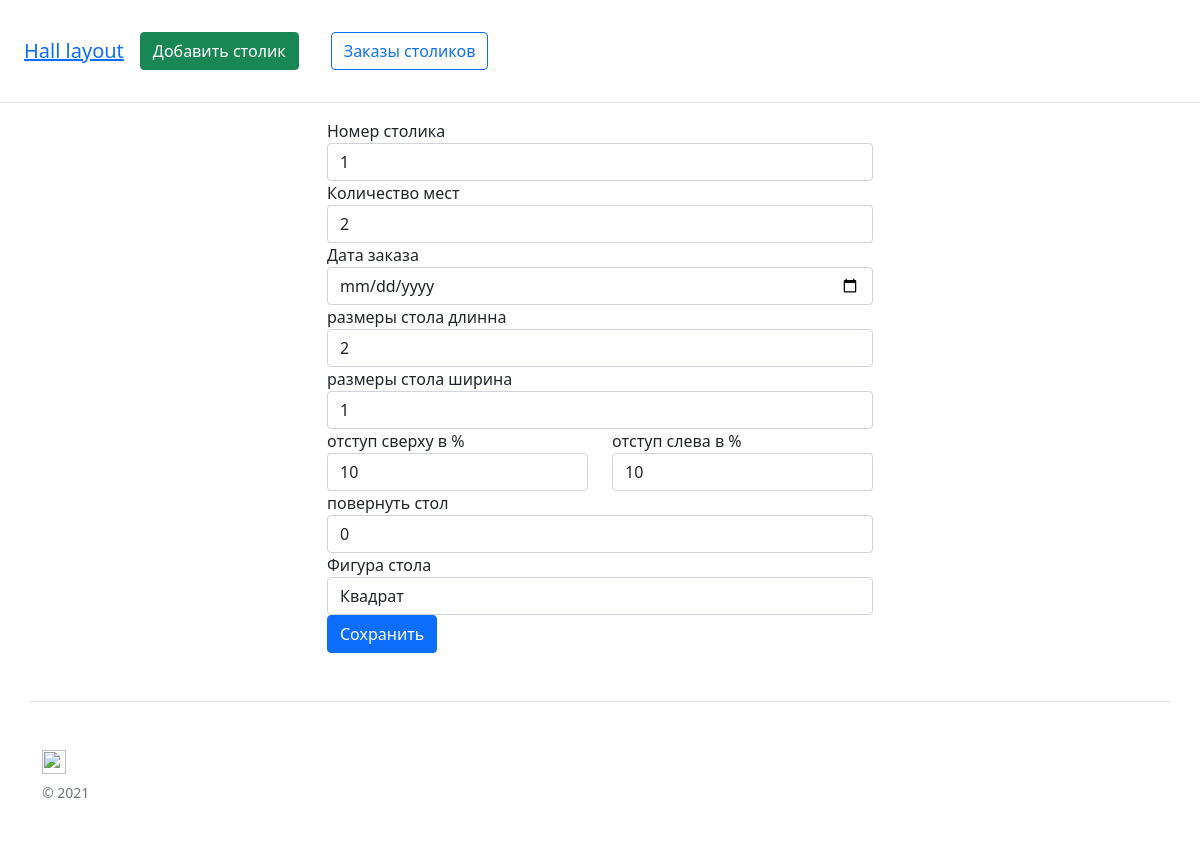
The page /edit_table/1 on the database as committed earlier.
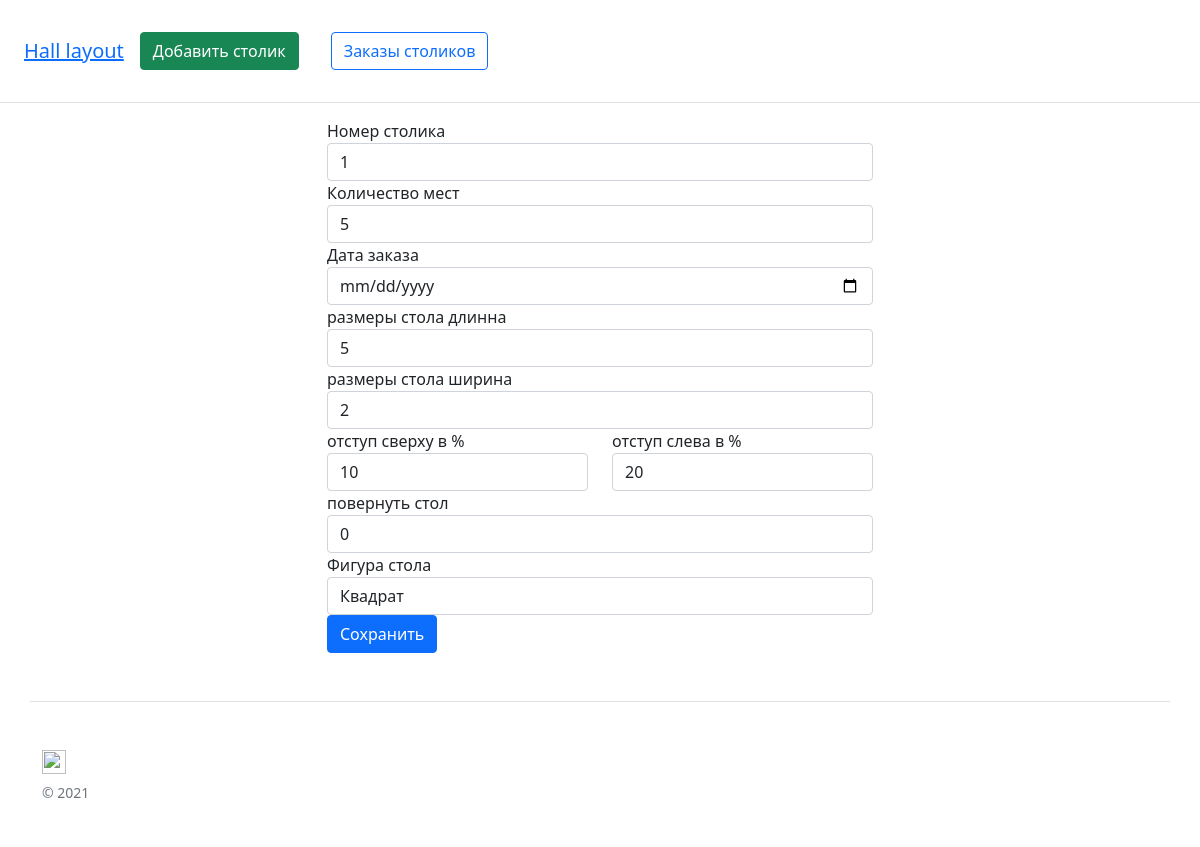
The same page on the database as committed later.
### app.py (models this page shows)
class Tables(db.Model):
    id = db.Column(db.Integer, primary_key=True)
    number_t = db.Column(db.Integer)
    quantity_chairs = db.Column(db.Integer)
    with_tab = db.Column(db.String(100), nullable=True)
    height_tab = db.Column(db.String(100), nullable=True)
    margin_top = db.Column(db.Integer)
    margin_left = db.Column(db.Integer)
    rotate = db.Column(db.Integer)
    so = db.Column(db.String(50), nullable=True)
    order = db.relationship('Order_Tables', backref='table', lazy=True)

### app.py (the view, shortened to what this page needs)
@app.route('/edit_table/<int:id>', methods=['GET', 'POST'])
def edit_table(id):
    table = Tables.query.get(id)
    return render_template('edit-table.html', table=table)

### templates/edit-table.html (shortened to what this page needs)
{% extends 'base.html' %}
{% block content %}
    <div class="col-lg-6 offset-lg-3">
<form method="POST">
                <div class="panel-body">
					<div class="row">
						    <div class="form-group">
                                 <label>Номер столика</label>
                                <input type="number" class="form-control" name="number_t" value="{{ table.number_t }}">
                              </div>
                               <div class="form-group">
                                 <label>Количество мест</label>
                                     <input type="number" class="form-control" name="quantity_chairs" value="{{ table.quantity_chairs }}">
                              </div>
                                <div class="form-group">
                                 <label>Дата заказа</label>
                                  <input type="date" class="form-control" name="date" value="{{ table.date }}">
                              </div>
                              <div class="form-group">
                                 <label>размеры стола длинна</label>
                                  <input type="text" class="form-control" name="with_tab" value="{{ table.with_tab }}">
                              </div>
                             <div class="form-group">
                                 <label>размеры стола ширина</label>
                                 <input type="text" class="form-control" name="height_tab" value="{{ table.height_tab }}">
                              </div>
                            <div class="col-lg-6">
                            <div class="form-group">
                                 <label>отступ сверху в %</label>
                                <input type="number" class="form-control" name="margin_top" value="{{ table.margin_top }}">
                              </div>
                            </div>
                             <div class="col-lg-6">
                            <div class="form-group">
                                 <label>отступ слева в %</label>
                                <input type="number" class="form-control" name="margin_left" value="{{ table.margin_left }}">
                              </div>
                            </div>
                            <div class="form-group">
                                 <label>повернуть стол</label>
                                <input type="number" class="form-control" name="rotate" value="{{ table.rotate }}">
                              </div>
                           <div class="form-group">
                                 <label>Фигура стола</label>
<select class="form-control" id="so" name="so">
    <option value="{{ table.so }}">{% if table.so == 'square'  %}Квадрат{% else %}Овал{% endif %}</option>
</select>
                              </div>
					</div>
				</div>
				<div class="panel-footer">
					<button type="submit" class="btn btn-primary">
						 Сохранить
					</button>
				</div>
            </form>
    </div>
{% endblock %}

Rows that differ between the two databases and show on the page:
changed Tables "Квадрат": quantity_chairs "2" → "5"; with_tab "2" → "5"; height_tab "1" → "2"; margin_left "10" → "20"
